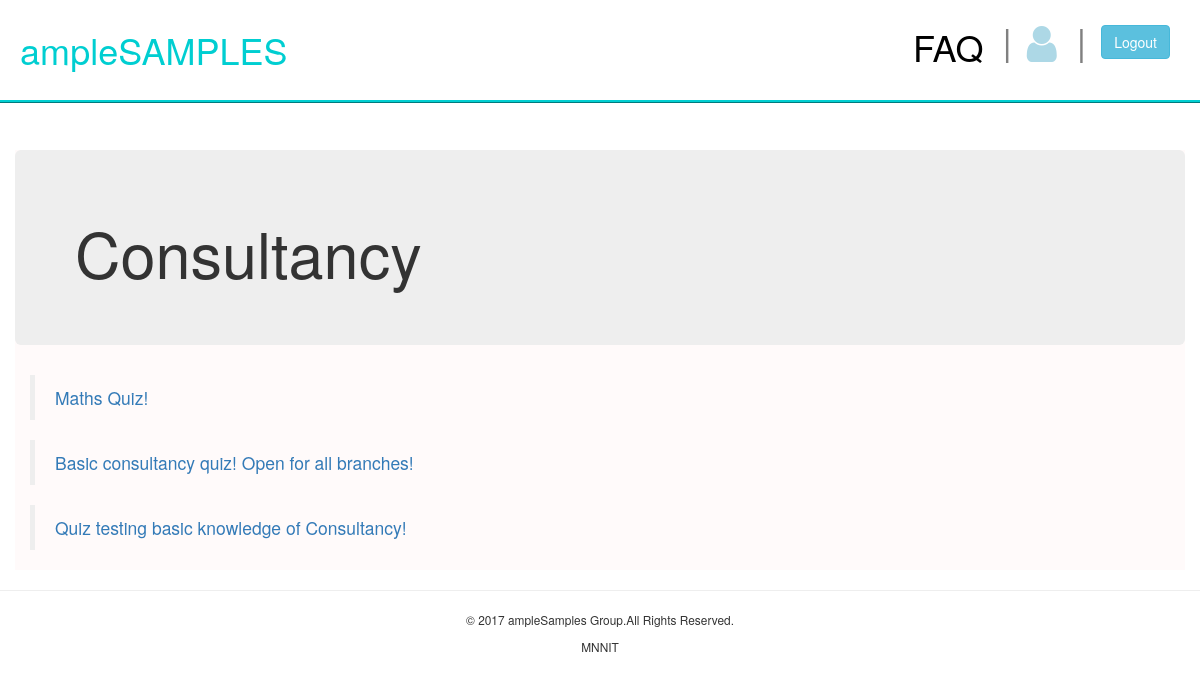
The page /consultancy.php on the database its author committed.
### tables this page shows
CREATE TABLE IF NOT EXISTS `quiz_details` (
  `Section` varchar(255) NOT NULL,
  `quiz_id` int(11) NOT NULL,
  `quiz_description` varchar(255) NOT NULL,
  `test_admin` varchar(255) NOT NULL,
  `email` varchar(255) NOT NULL,
  `conduct_date` date NOT NULL,
  `conduct_time` time NOT NULL,
  `duration` time NOT NULL,
  `no_question` int(11) DEFAULT NULL
);

### consultancy.php (the view, shortened to what this page needs)
<?php
include("dbconfig.php");
 $q = "SELECT * FROM `quiz_details` WHERE Section='consultancy'";
 $r = mysqli_query($con,$q);
?>
<!doctype html>
<html lang="en">
<head>
	<link rel="stylesheet" href="css/bootstrap.css">
	<link rel="stylesheet" href="css/font-awesome.css">
</head>
<body style="background-color:white">
	<div class="row" id="head1">
		<div class="col-md-3" id="logo"><h1>ampleSAMPLES</h1></div>
		<button class="btn btn-info" id="logout">Logout</button>
		<h1 id="bar1">|</h1>
	    <i id="icon1" title="Profile" class="fa fa-user fa-3x" aria-hidden="true"></i>
		<h1 id="bar2">|</h1>
		<h1><a id="faq" href="#">FAQ</a></h1>
	</div>
	<div id="cont2" class="container">
		<div class="row">
			<div class="jumbotron" id="host"><h1>Consultancy</h1></div>
		</div>
<?php
	 while($row = mysqli_fetch_array($r))
	 {
		 echo "<blockquote><a href='quiz.php?section=consultancy&quizid=".$row['quiz_id']."'>". $row[2]."</a></blockquote>" ;
	}
	?>
    </div>
	<hr>
	<div class="col-md-12 text-center small" id="foot1"><p>&copy; 2017 ampleSamples Group.All Rights Reserved.</p></div>
	<div class="col-md-12 text-center small" id="foot2"><p>MNNIT</p></div>
</body>
</html>

### consultancy.php (style rules this page uses)
#head1 { background-color:white; padding-bottom:20px; outline-style:ridge; outline-color:darkturquoise }
#logo { margin-top:10px; margin-left:20px; font-size:40px; color:darkturquoise }
#logout { float:right; margin-top:25px; margin-right:45px }
#bar1,#bar2 { float:right; margin-right:15px;color:gray }
#icon1 { float:right; margin-top:23px; margin-right:20px; color:lightblue }
#faq { float:right;margin-top:7px; margin-right:19px;color:black }
#cont2 { background-color:snow;margin-top:50px }

### rows shown on the page
quiz_details: quiz_description "Maths Quiz!"
quiz_details: quiz_description "Basic consultancy quiz! Open for all branches!"
quiz_details: quiz_description "Quiz testing basic knowledge of Consultancy!"
